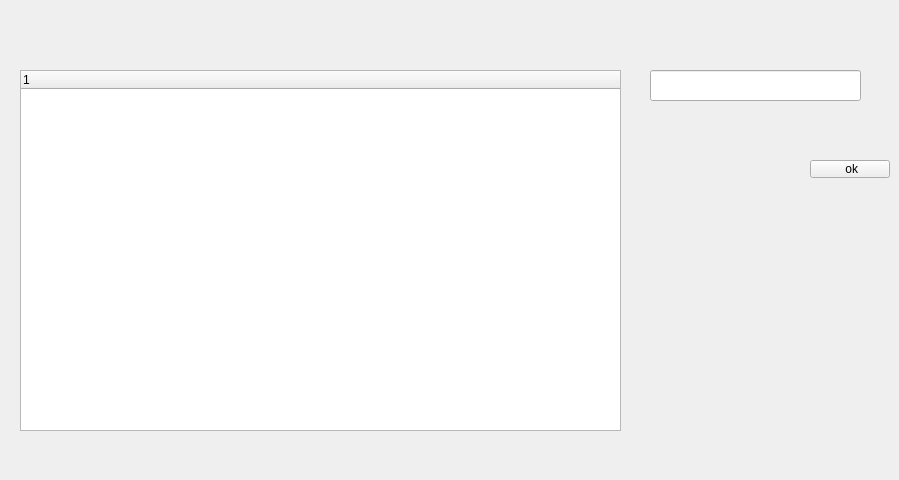
<?xml version="1.0" encoding="UTF-8"?>
<ui version="4.0">
 <class>domainmanagementsystem</class>
 <widget class="QWidget" name="domainmanagementsystem">
  <property name="geometry">
   <rect>
    <x>0</x>
    <y>0</y>
    <width>899</width>
    <height>480</height>
   </rect>
  </property>
  <property name="windowTitle">
   <string>Form</string>
  </property>
  <widget class="QTreeWidget" name="treeWidget">
   <property name="geometry">
    <rect>
     <x>20</x>
     <y>70</y>
     <width>601</width>
     <height>361</height>
    </rect>
   </property>
   <column>
    <property name="text">
     <string notr="true">1</string>
    </property>
   </column>
  </widget>
  <widget class="QPushButton" name="pushButton">
   <property name="geometry">
    <rect>
     <x>810</x>
     <y>160</y>
     <width>80</width>
     <height>18</height>
    </rect>
   </property>
   <property name="text">
    <string> ok</string>
   </property>
  </widget>
  <widget class="QLineEdit" name="lineEdit">
   <property name="geometry">
    <rect>
     <x>650</x>
     <y>70</y>
     <width>211</width>
     <height>31</height>
    </rect>
   </property>
  </widget>
 </widget>
 <resources/>
 <connections/>
</ui>
